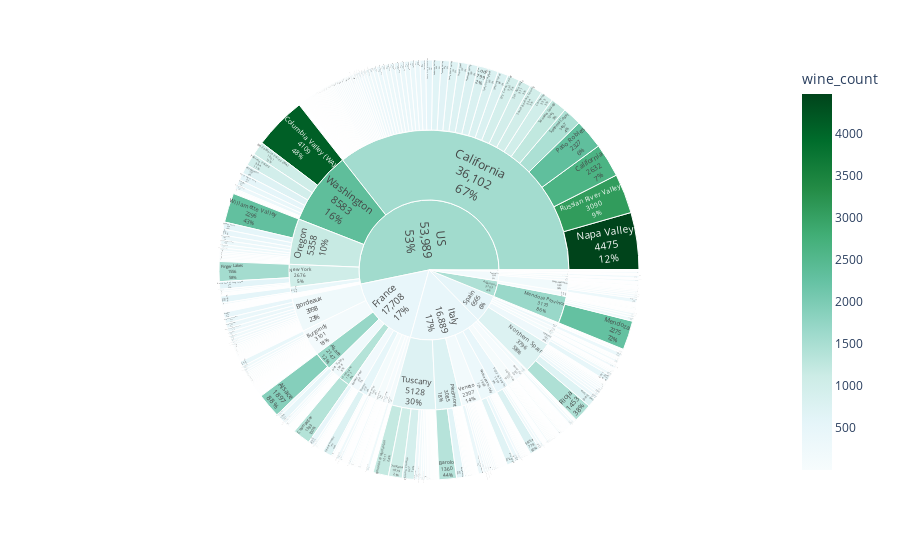

Write notebook code for a chart like this one.
### Code cell
color = 'Bugn'
fig=px.sunburst(df_CnPR,path=['country','province','region_1'],values='wine_count',color='wine_count',color_continuous_scale=color)
fig.update_traces(textinfo='label + percent parent + value')

### Figure 1 — Plotly figure (JSON) as saved in the notebook; plotly's stock layout.template omitted (floating-point values rounded to 4 significant figures; data arrays with more than 128 entries replaced by an {"elided": "..."} marker saying what was removed)
{"data": [{"branchvalues": "total", "customdata": {"elided": "1273x1 float values"}, "domain": {"x": [0, 1], "y": [0, 1]}, "hovertemplate": "labels=%{label}<br>wine_count_sum=%{value}<br>parent=%{parent}<br>id=%{id}<br>wine_count=%{color}<extra></extra>", "ids": {"elided": "1273 str values"}, "labels": {"elided": "1273 str values"}, "marker": {"coloraxis": "coloraxis", "colors": {"elided": "1273 float values"}}, "name": "", "parents": {"elided": "1273 str values"}, "textinfo": "label+percent parent+value", "type": "sunburst", "values": {"elided": "1273 int values"}}], "layout": {"coloraxis": {"colorbar": {"title": {"text": "wine_count"}}, "colorscale": [[0, "rgb(247,252,253)"], [0.125, "rgb(229,245,249)"], [0.25, "rgb(204,236,230)"], [0.375, "rgb(153,216,201)"], [0.5, "rgb(102,194,164)"], [0.625, "rgb(65,174,118)"], [0.75, "rgb(35,139,69)"], [0.875, "rgb(0,109,44)"], [1, "rgb(0,68,27)"]]}, "legend": {"tracegroupgap": 0}, "margin": {"t": 60}}}
